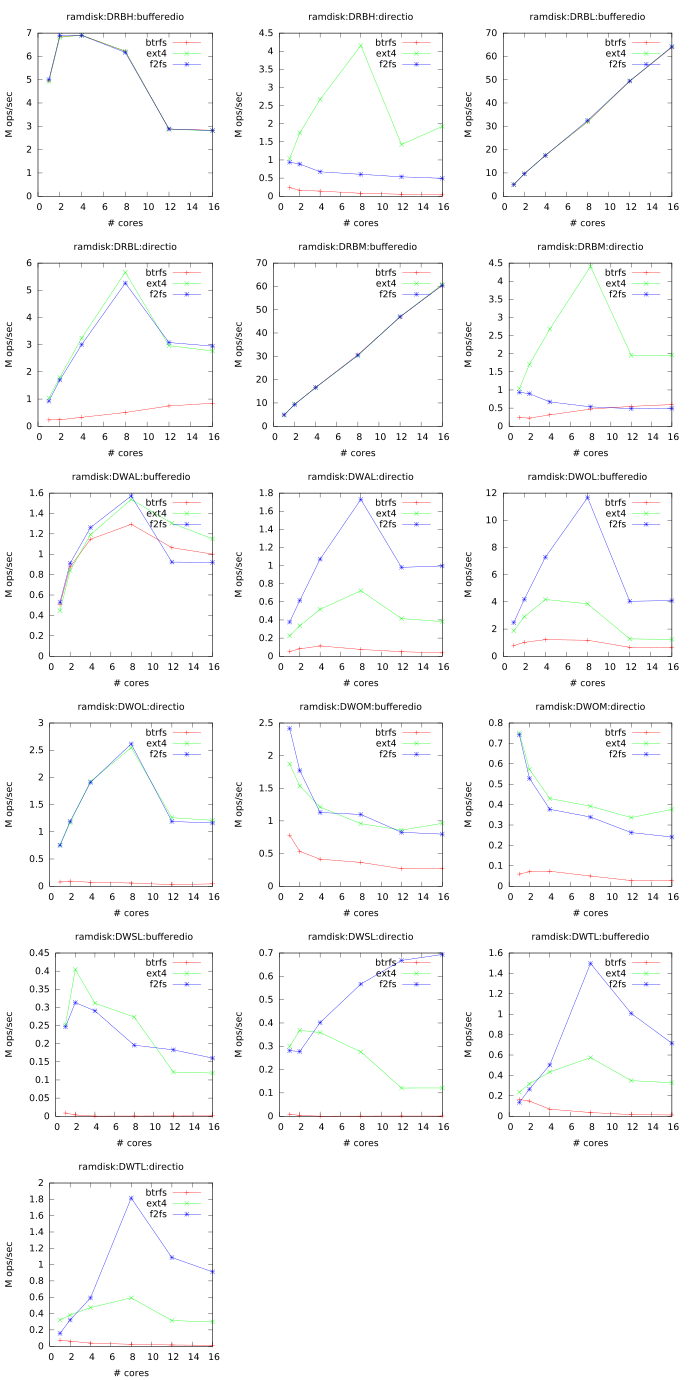

Write gnuplot code to recreate this figure.
# LOG_FILE = logs/2016-12-10-09-27-14.697108/fxmark.log
# DISK_SIZE = 64G
# PHYSICAL_CHIPS = 2
# NUM_TEST_CONF = 288
# BENCH_TYPES = DWAL,DWOL,DWOM,DWSL,DWTL,DRBH,DRBM,DRBL
# CORE_PER_CHIP = 8
# MEDIA_TYPES = ssd,hdd,ramdisk,nvme,mem
# FS_TYPES = ext4,btrfs,f2fs
# DIRECTIO = bufferedio,directio
# CORE_SEQ = 0,1,2,3,4,5,6,7,8,9,10,11,12,13,14,15,16,17,18,19,20,21,22,23,24,25,26,27,28,29,30,31
# MODEL_NAME = Intel(R) Xeon(R) CPU E5-2630 v3 @ 2.40GHz
# DURATION = 2s
# NCORES = 1,2,4,8,12,16
# SYSTEM = Linux perf 4.9.0-rc6+ #76 SMP Wed Nov 23 12:16:58 PST 2016 x86_64 x86_64 x86_64 GNU/Linux
# SMT_LEVEL = 2

set term pdfcairo size 6.8999999999999995in,13.799999999999999in font ',10'
set_out='set output "`if test -z $OUT; then echo sc.pdf; else echo $OUT; fi`"'
eval set_out
set multiplot layout 6,3

set title 'ramdisk:DRBH:bufferedio'
set xlabel '# cores'
set ylabel 'M ops/sec'
plot [0:][0:] 'ramdisk:btrfs:DRBH:bufferedio.dat' using 1:2 title 'btrfs' with lp ps 0.5, 'ramdisk:ext4:DRBH:bufferedio.dat' using 1:2 title 'ext4' with lp ps 0.5, 'ramdisk:f2fs:DRBH:bufferedio.dat' using 1:2 title 'f2fs' with lp ps 0.5

set title 'ramdisk:DRBH:directio'
set xlabel '# cores'
set ylabel 'M ops/sec'
plot [0:][0:] 'ramdisk:btrfs:DRBH:directio.dat' using 1:2 title 'btrfs' with lp ps 0.5, 'ramdisk:ext4:DRBH:directio.dat' using 1:2 title 'ext4' with lp ps 0.5, 'ramdisk:f2fs:DRBH:directio.dat' using 1:2 title 'f2fs' with lp ps 0.5

set title 'ramdisk:DRBL:bufferedio'
set xlabel '# cores'
set ylabel 'M ops/sec'
plot [0:][0:] 'ramdisk:btrfs:DRBL:bufferedio.dat' using 1:2 title 'btrfs' with lp ps 0.5, 'ramdisk:ext4:DRBL:bufferedio.dat' using 1:2 title 'ext4' with lp ps 0.5, 'ramdisk:f2fs:DRBL:bufferedio.dat' using 1:2 title 'f2fs' with lp ps 0.5

set title 'ramdisk:DRBL:directio'
set xlabel '# cores'
set ylabel 'M ops/sec'
plot [0:][0:] 'ramdisk:btrfs:DRBL:directio.dat' using 1:2 title 'btrfs' with lp ps 0.5, 'ramdisk:ext4:DRBL:directio.dat' using 1:2 title 'ext4' with lp ps 0.5, 'ramdisk:f2fs:DRBL:directio.dat' using 1:2 title 'f2fs' with lp ps 0.5

set title 'ramdisk:DRBM:bufferedio'
set xlabel '# cores'
set ylabel 'M ops/sec'
plot [0:][0:] 'ramdisk:btrfs:DRBM:bufferedio.dat' using 1:2 title 'btrfs' with lp ps 0.5, 'ramdisk:ext4:DRBM:bufferedio.dat' using 1:2 title 'ext4' with lp ps 0.5, 'ramdisk:f2fs:DRBM:bufferedio.dat' using 1:2 title 'f2fs' with lp ps 0.5

set title 'ramdisk:DRBM:directio'
set xlabel '# cores'
set ylabel 'M ops/sec'
plot [0:][0:] 'ramdisk:btrfs:DRBM:directio.dat' using 1:2 title 'btrfs' with lp ps 0.5, 'ramdisk:ext4:DRBM:directio.dat' using 1:2 title 'ext4' with lp ps 0.5, 'ramdisk:f2fs:DRBM:directio.dat' using 1:2 title 'f2fs' with lp ps 0.5

set title 'ramdisk:DWAL:bufferedio'
set xlabel '# cores'
set ylabel 'M ops/sec'
plot [0:][0:] 'ramdisk:btrfs:DWAL:bufferedio.dat' using 1:2 title 'btrfs' with lp ps 0.5, 'ramdisk:ext4:DWAL:bufferedio.dat' using 1:2 title 'ext4' with lp ps 0.5, 'ramdisk:f2fs:DWAL:bufferedio.dat' using 1:2 title 'f2fs' with lp ps 0.5

set title 'ramdisk:DWAL:directio'
set xlabel '# cores'
set ylabel 'M ops/sec'
plot [0:][0:] 'ramdisk:btrfs:DWAL:directio.dat' using 1:2 title 'btrfs' with lp ps 0.5, 'ramdisk:ext4:DWAL:directio.dat' using 1:2 title 'ext4' with lp ps 0.5, 'ramdisk:f2fs:DWAL:directio.dat' using 1:2 title 'f2fs' with lp ps 0.5

set title 'ramdisk:DWOL:bufferedio'
set xlabel '# cores'
set ylabel 'M ops/sec'
plot [0:][0:] 'ramdisk:btrfs:DWOL:bufferedio.dat' using 1:2 title 'btrfs' with lp ps 0.5, 'ramdisk:ext4:DWOL:bufferedio.dat' using 1:2 title 'ext4' with lp ps 0.5, 'ramdisk:f2fs:DWOL:bufferedio.dat' using 1:2 title 'f2fs' with lp ps 0.5

set title 'ramdisk:DWOL:directio'
set xlabel '# cores'
set ylabel 'M ops/sec'
plot [0:][0:] 'ramdisk:btrfs:DWOL:directio.dat' using 1:2 title 'btrfs' with lp ps 0.5, 'ramdisk:ext4:DWOL:directio.dat' using 1:2 title 'ext4' with lp ps 0.5, 'ramdisk:f2fs:DWOL:directio.dat' using 1:2 title 'f2fs' with lp ps 0.5

set title 'ramdisk:DWOM:bufferedio'
set xlabel '# cores'
set ylabel 'M ops/sec'
plot [0:][0:] 'ramdisk:btrfs:DWOM:bufferedio.dat' using 1:2 title 'btrfs' with lp ps 0.5, 'ramdisk:ext4:DWOM:bufferedio.dat' using 1:2 title 'ext4' with lp ps 0.5, 'ramdisk:f2fs:DWOM:bufferedio.dat' using 1:2 title 'f2fs' with lp ps 0.5

set title 'ramdisk:DWOM:directio'
set xlabel '# cores'
set ylabel 'M ops/sec'
plot [0:][0:] 'ramdisk:btrfs:DWOM:directio.dat' using 1:2 title 'btrfs' with lp ps 0.5, 'ramdisk:ext4:DWOM:directio.dat' using 1:2 title 'ext4' with lp ps 0.5, 'ramdisk:f2fs:DWOM:directio.dat' using 1:2 title 'f2fs' with lp ps 0.5

set title 'ramdisk:DWSL:bufferedio'
set xlabel '# cores'
set ylabel 'M ops/sec'
plot [0:][0:] 'ramdisk:btrfs:DWSL:bufferedio.dat' using 1:2 title 'btrfs' with lp ps 0.5, 'ramdisk:ext4:DWSL:bufferedio.dat' using 1:2 title 'ext4' with lp ps 0.5, 'ramdisk:f2fs:DWSL:bufferedio.dat' using 1:2 title 'f2fs' with lp ps 0.5

set title 'ramdisk:DWSL:directio'
set xlabel '# cores'
set ylabel 'M ops/sec'
plot [0:][0:] 'ramdisk:btrfs:DWSL:directio.dat' using 1:2 title 'btrfs' with lp ps 0.5, 'ramdisk:ext4:DWSL:directio.dat' using 1:2 title 'ext4' with lp ps 0.5, 'ramdisk:f2fs:DWSL:directio.dat' using 1:2 title 'f2fs' with lp ps 0.5

set title 'ramdisk:DWTL:bufferedio'
set xlabel '# cores'
set ylabel 'M ops/sec'
plot [0:][0:] 'ramdisk:btrfs:DWTL:bufferedio.dat' using 1:2 title 'btrfs' with lp ps 0.5, 'ramdisk:ext4:DWTL:bufferedio.dat' using 1:2 title 'ext4' with lp ps 0.5, 'ramdisk:f2fs:DWTL:bufferedio.dat' using 1:2 title 'f2fs' with lp ps 0.5

set title 'ramdisk:DWTL:directio'
set xlabel '# cores'
set ylabel 'M ops/sec'
plot [0:][0:] 'ramdisk:btrfs:DWTL:directio.dat' using 1:2 title 'btrfs' with lp ps 0.5, 'ramdisk:ext4:DWTL:directio.dat' using 1:2 title 'ext4' with lp ps 0.5, 'ramdisk:f2fs:DWTL:directio.dat' using 1:2 title 'f2fs' with lp ps 0.5

unset multiplot
set output
